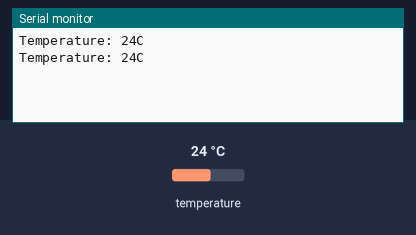
Recording of a sketch running on a simulated Arduino Uno, built with avr-gcc and run on an emulated ATmega328P. Parts: the last lines printed to the serial monitor. Wiring (inferred from the names in the program): LM75 temperature sensor at I2C address 0x48. Inputs (shaded band) come from the test bench; at power-on: temperature 24 °C.

Above: at 1.8 s.
1.9 s: temperature set to 12 °C
At 2.7 s:
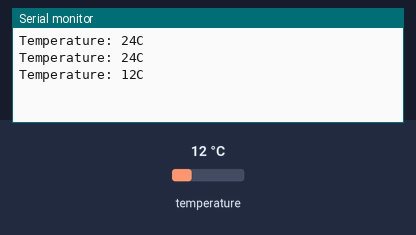
3.4 s: temperature set to 19 °C
At 4.8 s:
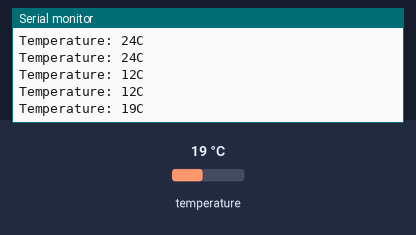
Timing chart, 0 to 6.4 s (numbered marks = the images above; inputs shaded):
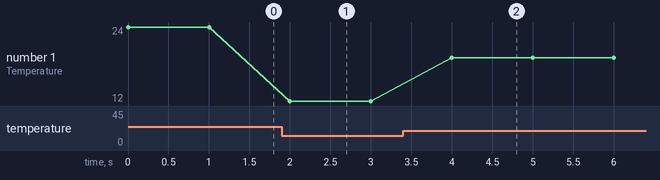

The sketch:

TempSensor_C.ino
```cpp
/*Create a program that can read the temperature of the
Microchip TC74 using I2C and display it for the user to
read by using UART. */

#ifndef F_CPU
#define F_CPU 16000000UL
#endif
#define SCL_CLOCK  100000L

void setup() {
  Serial.begin(9600);//Begin Baud rate=9600
}

int reading = 0;

void loop() {

read_temp();//Go int
delay(1000);

}

void read_temp()
{
  //initiate the clock sequence
  /* TWSR = Reflects the status of the TWI logic bus via codes.
  Holds the prescalevalue for the TWI SCL pulse generator.*/
  TWSR = 0;
  /* TWBR = controls the period of SCL when the TWI module is
  operating in Master mode */
  TWBR = ((F_CPU/SCL_CLOCK)-16)/2;


  // send start condition
  TWCR = (1<<TWINT)| (1<<TWSTA) | (1<<TWEN);//TWCR= 1.x.1.0.x.1.0.x TCWR = 36
  while (!(TWCR & (1<<TWINT)));//Wait for TWINT flag set.

  //set the register read
  TWDR = ((0x48<<1)+1);//So now we are setting TWDR to and moving the high bit in for read
  TWCR = ((1<<TWINT)|(1<<TWEN)|(1<<TWEA));//load SLA_W into TWDR register. Clear TWINT bit in TWCR to start trasnmission of address
  while(!(TWCR&(1<<TWINT)));//Wait for TWINT flag set.


  //read the TWCR register
  TWCR = ((1<<TWINT)|(1<<TWEN));
  while(!(TWCR&(1<<TWINT)));

  Serial.print("Temperature: ");
  Serial.print(TWDR);//print the TWCR register
  Serial.print("C\n");
  TWCR = (1<<TWINT) | (1<<TWSTO) | (1<<TWEN);//send stop condition

}
```

Measured:
- after the input at 1.9 s, the serial monitor: prints a new line after 0.10 s (image 1)
- after the input at 3.4 s, the serial monitor: prints a new line after 0.60 s (image 2)
- plotted number 1: 24 → 12 after the input at 1.9 s, 12 → 19 after the input at 3.4 s
